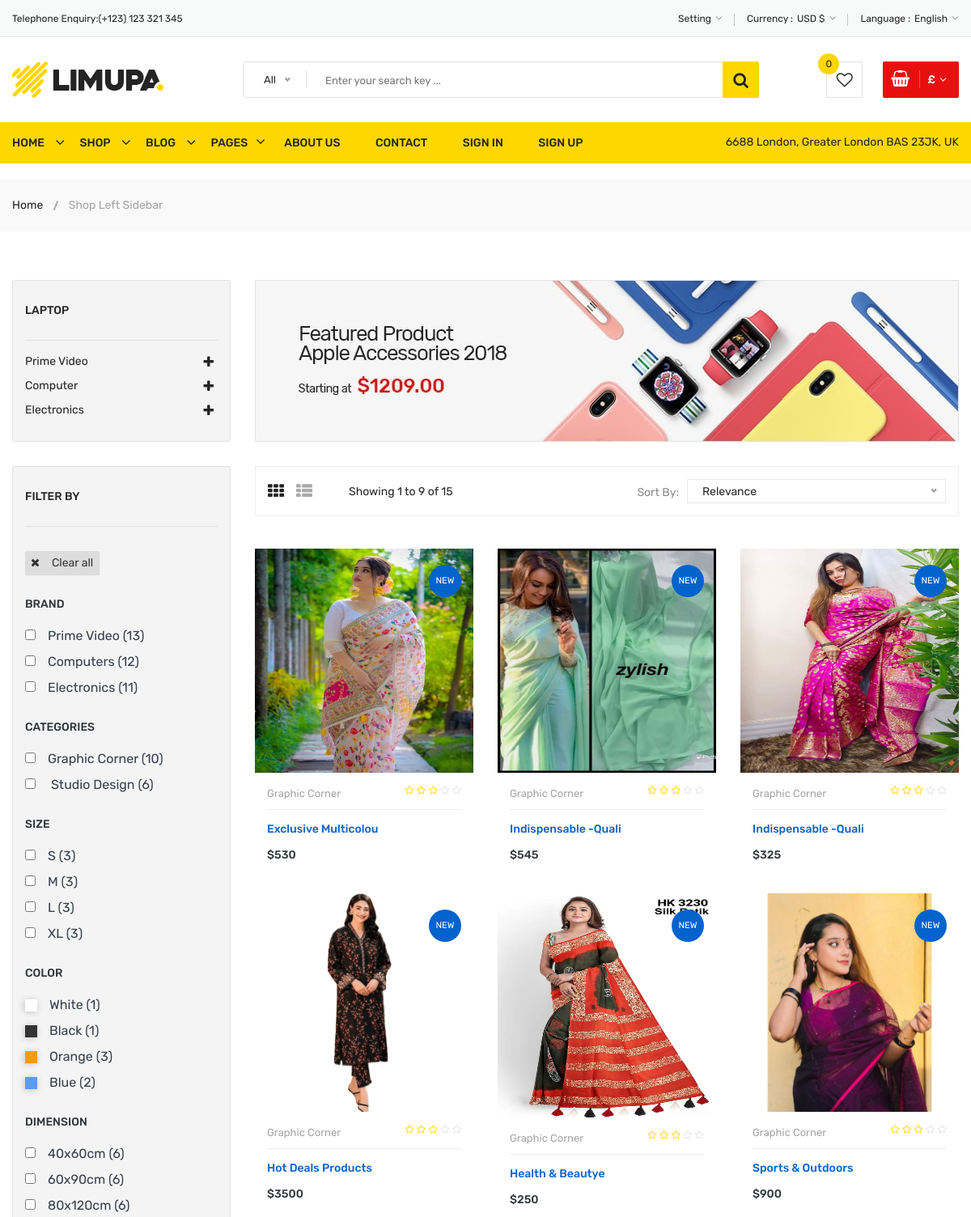
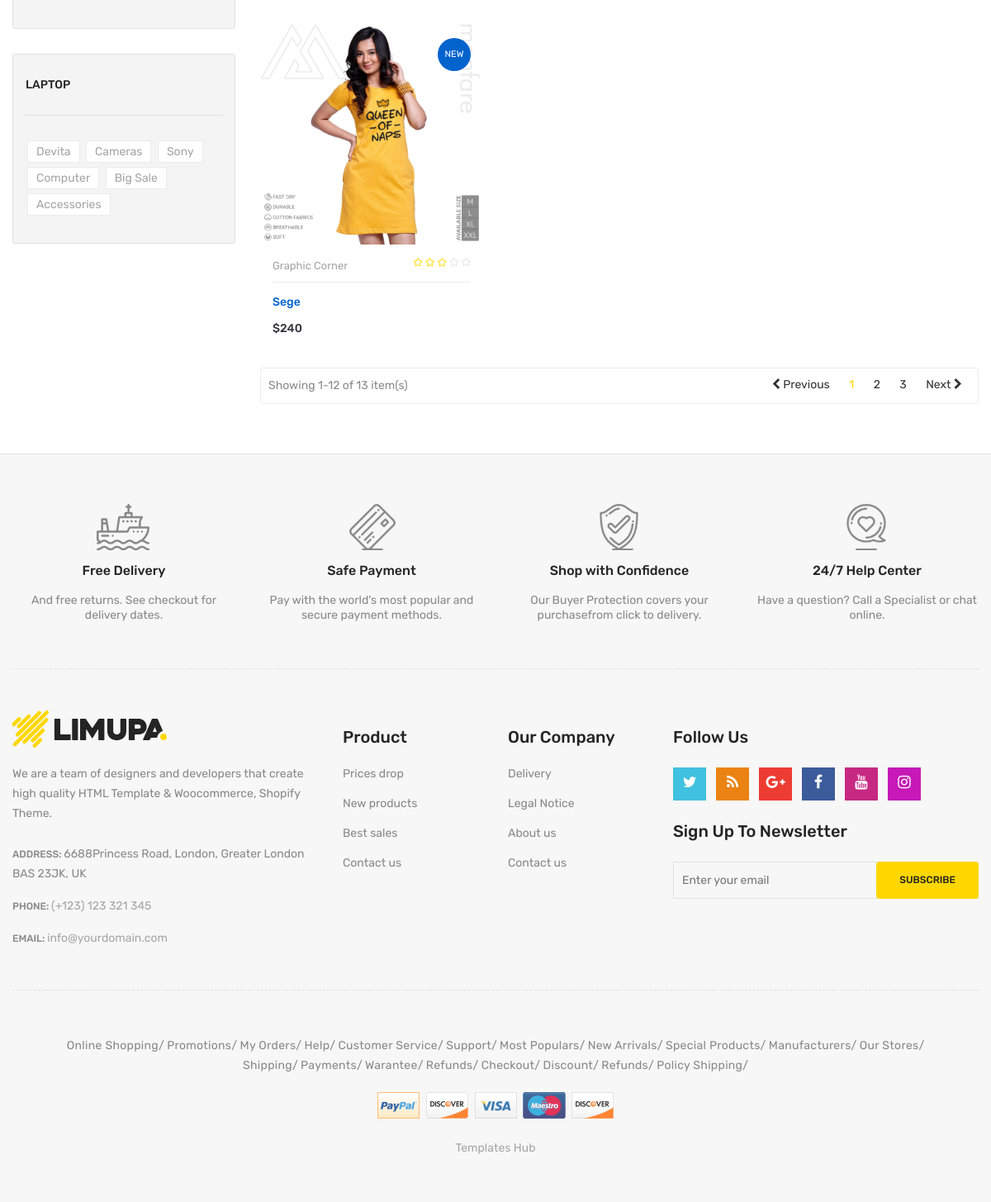
/products/products/3/, run on the app's committed database (2 pictures, top to bottom).
### products/models.py (models this page shows, shortened)
class product_all(models.Model):
    name = models.CharField(max_length=20)
    image = models.ImageField(upload_to='product_picture/')
    old_price = models.PositiveIntegerField()
    new_price = models.PositiveIntegerField()
    description = models.TextField(max_length=250)
    category = models.ForeignKey(category, on_delete=models.CASCADE)
    quantity = models.PositiveIntegerField()

### products/views.py (the view)
# urls.py: path('products/', include('products.urls')),
def products(request,id):
    cat = category.objects.get(id = id)
    prod = product_all.objects.filter(category=cat)
    return render(request,'products/shop-left-sidebar.html',locals())

### templates/products/shop-left-sidebar.html (shortened to what this page needs)
{% extends 'home/base.html' %}
{% load static %}
{% block body %}
<div class="breadcrumb-area">
    <div class="container">
        <div class="breadcrumb-content">
            <ul>
                <li><a href="{% url 'home'%}">Home</a></li>
                <li class="active">Shop Left Sidebar</li>
            </ul>
        </div>
    </div>
</div>
<div class="content-wraper pt-60 pb-60 pt-sm-30">
    <div class="container">
        <div class="row">
            <div class="col-lg-9 order-1 order-lg-2">
                <div class="single-banner shop-page-banner">
                    <a href="#">
                        <img src="{% static 'images/bg-banner/2.jpg' %}" alt="Li's Static Banner">
                    </a>
                </div>
                <div class="shop-top-bar mt-30">
                    <div class="shop-bar-inner">
                        <div class="product-view-mode">
                            <ul class="nav shop-item-filter-list" role="tablist">
                                <li class="active" role="presentation"><a aria-selected="true" class="active show"
                                        data-toggle="tab" role="tab" aria-controls="grid-view" href="#grid-view"><i
                                            class="fa fa-th"></i></a></li>
                                <li role="presentation"><a data-toggle="tab" role="tab" aria-controls="list-view"
                                        href="#list-view"><i class="fa fa-th-list"></i></a></li>
                            </ul>
                        </div>
                        <div class="toolbar-amount">
                            <span>Showing 1 to 9 of 15</span>
                        </div>
                    </div>
                    <div class="product-select-box">
                        <div class="product-short">
                            <p>Sort By:</p>
                        </div>
                    </div>
                </div>
                <div class="shop-products-wrapper">
                    <div class="tab-content">
                        <div id="grid-view" class="tab-pane fade active show" role="tabpanel">
                            <div class="product-area shop-product-area">
                                <div class="row">
                                    {% for i in prod %}
                                    <div class="col-lg-4 col-md-4 col-sm-6 mt-40">
                                        <div class="single-product-wrap">
                                            <div class="product-image">
                                                <a href="single-product.html">
                                                    <img src="{{i.image.url}}" alt="Li's Product Image">
                                                </a>
                                                <span class="sticker">New</span>
                                            </div>
                                            <div class="product_desc">
                                                <div class="product_desc_info">
                                                    <div class="product-review">
                                                        <h5 class="manufacturer">
                                                            <a href="product-details.html">Graphic Corner</a>
                                                        </h5>
                                                        <div class="rating-box">
                                                            <ul class="rating">
                                                                <li><i class="fa fa-star-o"></i></li>
                                                                <li><i class="fa fa-star-o"></i></li>
                                                                <li><i class="fa fa-star-o"></i></li>
                                                                <li class="no-star"><i class="fa fa-star-o"></i></li>
                                                                <li class="no-star"><i class="fa fa-star-o"></i></li>
                                                            </ul>
                                                        </div>
                                                    </div>
                                                    <h4><a class="product_name"
                                                            href="single-product.html">{{i.name}}</a></h4>
                                                    <div class="price-box">
                                                        <span class="new-price">${{i.new_price}}</span>
                                                    </div>
                                                </div>
                                            </div>
                                        </div>
                                    </div>
                                  {%endfor %}
                                </div>
                            </div>
                        </div>
                        <div class="paginatoin-area">
                            <div class="row">
                                <div class="col-lg-6 col-md-6 pt-xs-15">
                                    <p>Showing 1-12 of 13 item(s)</p>
                                </div>
                                <div class="col-lg-6 col-md-6">
                                    <ul class="pagination-box pt-xs-20 pb-xs-15">
                                        <li><a href="#" class="Previous"><i class="fa fa-chevron-left"></i> Previous</a>
                                        </li>
                                        <li class="active"><a href="#">1</a></li>
                                        <li><a href="#">2</a></li>
                                        <li><a href="#">3</a></li>
                                        <li>
                                            <a href="#" class="Next"> Next <i class="fa fa-chevron-right"></i></a>
                                        </li>
                                    </ul>
                                </div>
                            </div>
                        </div>
                    </div>
                </div>
            </div>
            <div class="col-lg-3 order-2 order-lg-1">
                <div class="sidebar-categores-box mt-sm-30 mt-xs-30">
                    <div class="sidebar-title">
                        <h2>Laptop</h2>
                    </div>
                    <div class="category-sub-menu">
                        <ul>
                            <li class="has-sub"><a href="# ">Prime Video</a>
                            </li>
                            <li class="has-sub"><a href="#">Computer</a>
                            </li>
                            <li class="has-sub"><a href="#">Electronics</a>
                            </li>
                        </ul>
                    </div>
                </div>
                <div class="sidebar-categores-box">
                    <div class="sidebar-title">
                        <h2>Filter By</h2>
                    </div>
                    <button class="btn-clear-all mb-sm-30 mb-xs-30">Clear all</button>
                    <div class="filter-sub-area">
                        <h5 class="filter-sub-titel">Brand</h5>
                        <div class="categori-checkbox">
                            <form action="#">
                                <ul>
                                    <li><input type="checkbox" name="product-categori"><a href="#">Prime Video (13)</a>
                                    </li>
                                    <li><input type="checkbox" name="product-categori"><a href="#">Computers (12)</a>
                                    </li>
                                    <li><input type="checkbox" name="product-categori"><a href="#">Electronics (11)</a>
                                    </li>
                                </ul>
                            </form>
                        </div>
                    </div>
                    <div class="filter-sub-area pt-sm-10 pt-xs-10">
                        <h5 class="filter-sub-titel">Categories</h5>
                        <div class="categori-checkbox">
                            <form action="#">
                                <ul>
                                    <li><input type="checkbox" name="product-categori"><a href="#">Graphic Corner
                                            (10)</a></li>
                                    <li><input type="checkbox" name="product-categori"><a href="#"> Studio Design
                                            (6)</a></li>
                                </ul>
                            </form>
                        </div>
                    </div>
                    <div class="filter-sub-area pt-sm-10 pt-xs-10">
                        <h5 class="filter-sub-titel">Size</h5>
                        <div class="size-checkbox">
                            <form action="#">
                                <ul>
                                    <li><input type="checkbox" name="product-size"><a href="#">S (3)</a></li>
                                    <li><input type="checkbox" name="product-size"><a href="#">M (3)</a></li>
                                    <li><input type="checkbox" name="product-size"><a href="#">L (3)</a></li>
                                    <li><input type="checkbox" name="product-size"><a href="#">XL (3)</a></li>
                                </ul>
                            </form>
                        </div>
                    </div>
                    <div class="filter-sub-area pt-sm-10 pt-xs-10">
                        <h5 class="filter-sub-titel">Color</h5>
                        <div class="color-categoriy">
                            <form action="#">
                                <ul>
                                    <li><span class="white"></span><a href="#">White (1)</a></li>
                                    <li><span class="black"></span><a href="#">Black (1)</a></li>
                                    <li><span class="Orange"></span><a href="#">Orange (3) </a></li>
                                    <li><span class="Blue"></span><a href="#">Blue (2) </a></li>
                                </ul>
                            </form>
                        </div>
                    </div>
                    <div class="filter-sub-area pt-sm-10 pb-sm-15 pb-xs-15">
                        <h5 class="filter-sub-titel">Dimension</h5>
                        <div class="categori-checkbox">
                            <form action="#">
                                <ul>
                                    <li><input type="checkbox" name="product-categori"><a href="#">40x60cm (6)</a></li>
                                    <li><input type="checkbox" name="product-categori"><a href="#">60x90cm (6)</a></li>
                                    <li><input type="checkbox" name="product-categori"><a href="#">80x120cm (6)</a></li>
                                </ul>
                            </form>
                        </div>
                    </div>
                </div>
                <div class="sidebar-categores-box mb-sm-0 mb-xs-0">
                    <div class="sidebar-title">
                        <h2>Laptop</h2>
                    </div>
                    <div class="category-tags">
                        <ul>
                            <li><a href="# ">Devita</a></li>
                            <li><a href="# ">Cameras</a></li>
                            <li><a href="# ">Sony</a></li>
                            <li><a href="# ">Computer</a></li>
                            <li><a href="# ">Big Sale</a></li>
                            <li><a href="# ">Accessories</a></li>
                        </ul>
                    </div>
                </div>
            </div>
        </div>
    </div>
</div>
{% endblock %}

### static/css/responsive.css (style rules this page uses)
@media (min-width: 1200px) and (max-width: 1500px) { .container { max-width: 1170px; padding-left: 0; padding-right: 0; } }

### data on the page
product_all: image (picture), name "Exclusive Multicolou"
product_all: image (picture), name "Indispensable -Quali"
product_all: image (picture), name "Indispensable -Quali"
product_all: image (picture), name "Hot Deals Products"
product_all: image (picture), name "Health & Beautye"
product_all: image (picture), name "Sports & Outdoors"
product_all: image (picture), name "Sege"
